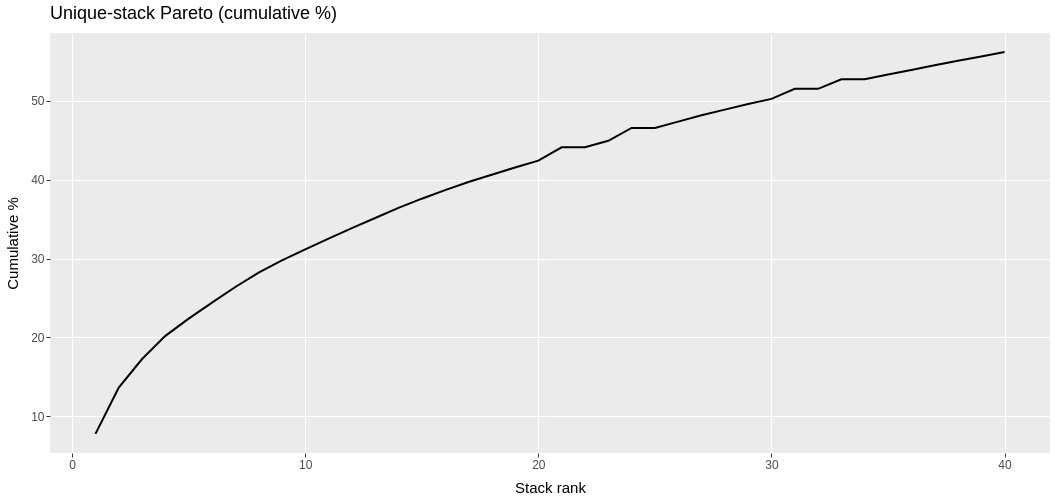

Notebook code for this chart:
### Markdown cell above
**Pareto of unique stacks.** X is stack rank (fattest first); Y is cumulative % of all samples. A steep early rise means a few fat stacks dominate. Use it to decide whether a fix on one spine (re-export, parse) moves the wall-clock number, or whether time is smeared across thousands of tiny stacks.

### Code cell
SELECT rank, cum_pct, samples, leaf
FROM read_parquet('../../../build/perf-demo/pareto.parquet')
ORDER BY rank;

### Figure 1 — Vega-Lite specification as saved in the notebook (floating-point values rounded to 4 significant figures)
{"$schema": "https://vega.github.io/schema/vega-lite/v6.json", "config": {"axis": {"domain": false, "grid": true, "gridColor": "#FFFFFF", "gridWidth": 1, "labelColor": "#4D4D4D", "labelFontSize": 12, "tickColor": "#333333", "tickSize": 4, "titleColor": "#000000", "titleFontSize": 15, "titleFontWeight": "normal", "titlePadding": 10}, "header": {"labelColor": "#000000", "labelFontSize": 15, "labelFontWeight": "normal", "labelPadding": 5, "title": null}, "legend": {"labelColor": "#4D4D4D", "labelFontSize": 12, "rowPadding": 6, "titleColor": "#000000", "titleFontSize": 15, "titleFontWeight": "normal", "titlePadding": 8}, "title": {"anchor": "start", "color": "#000000", "fontSize": 18, "fontWeight": "normal", "frame": "group", "offset": 10, "subtitleColor": "#4D4D4D", "subtitleFontSize": 15, "subtitleFontWeight": "normal"}, "view": {"continuousHeight": 300, "continuousWidth": 300, "fill": "#EBEBEB", "stroke": null}}, "data": {"name": "data-c5a92009856f1dd43c1a61a1a7b74221"}, "datasets": {"data-c5a92009856f1dd43c1a61a1a7b74221": [{"__ggsql_aes_pos1__": 1, "__ggsql_aes_pos2__": 7.77, "__ggsql_row_index__": 0, "__ggsql_source__": "__ggsql_layer_0__"}, {"__ggsql_aes_pos1__": 2, "__ggsql_aes_pos2__": 13.65, "__ggsql_row_index__": 1, "__ggsql_source__": "__ggsql_layer_0__"}, {"__ggsql_aes_pos1__": 3, "__ggsql_aes_pos2__": 17.26, "__ggsql_row_index__": 2, "__ggsql_source__": "__ggsql_layer_0__"}, {"__ggsql_aes_pos1__": 4, "__ggsql_aes_pos2__": 20.2, "__ggsql_row_index__": 3, "__ggsql_source__": "__ggsql_layer_0__"}, {"__ggsql_aes_pos1__": 5, "__ggsql_aes_pos2__": 22.38, "__ggsql_row_index__": 4, "__ggsql_source__": "__ggsql_layer_0__"}, {"__ggsql_aes_pos1__": 6, "__ggsql_aes_pos2__": 24.4, "__ggsql_row_index__": 5, "__ggsql_source__": "__ggsql_layer_0__"}, {"__ggsql_aes_pos1__": 7, "__ggsql_aes_pos2__": 26.39, "__ggsql_row_index__": 6, "__ggsql_source__": "__ggsql_layer_0__"}, {"__ggsql_aes_pos1__": 8, "__ggsql_aes_pos2__": 28.21, "__ggsql_row_index__": 7, "__ggsql_source__": "__ggsql_layer_0__"}, {"__ggsql_aes_pos1__": 9, "__ggsql_aes_pos2__": 29.76, "__ggsql_row_index__": 8, "__ggsql_source__": "__ggsql_layer_0__"}, {"__ggsql_aes_pos1__": 10, "__ggsql_aes_pos2__": 31.15, "__ggsql_row_index__": 9, "__ggsql_source__": "__ggsql_layer_0__"}, {"__ggsql_aes_pos1__": 11, "__ggsql_aes_pos2__": 32.51, "__ggsql_row_index__": 10, "__ggsql_source__": "__ggsql_layer_0__"}, {"__ggsql_aes_pos1__": 12, "__ggsql_aes_pos2__": 33.84, "__ggsql_row_index__": 11, "__ggsql_source__": "__ggsql_layer_0__"}, {"__ggsql_aes_pos1__": 13, "__ggsql_aes_pos2__": 35.13, "__ggsql_row_index__": 12, "__ggsql_source__": "__ggsql_layer_0__"}, {"__ggsql_aes_pos1__": 14, "__ggsql_aes_pos2__": 36.41, "__ggsql_row_index__": 13, "__ggsql_source__": "__ggsql_layer_0__"}, {"__ggsql_aes_pos1__": 15, "__ggsql_aes_pos2__": 37.58, "__ggsql_row_index__": 14, "__ggsql_source__": "__ggsql_layer_0__"}, {"__ggsql_aes_pos1__": 16, "__ggsql_aes_pos2__": 38.67, "__ggsql_row_index__": 15, "__ggsql_source__": "__ggsql_layer_0__"}, {"__ggsql_aes_pos1__": 17, "__ggsql_aes_pos2__": 39.7, "__ggsql_row_index__": 16, "__ggsql_source__": "__ggsql_layer_0__"}, {"__ggsql_aes_pos1__": 18, "__ggsql_aes_pos2__": 40.62, "__ggsql_row_index__": 17, "__ggsql_source__": "__ggsql_layer_0__"}, {"__ggsql_aes_pos1__": 19, "__ggsql_aes_pos2__": 41.54, "__ggsql_row_index__": 18, "__ggsql_source__": "__ggsql_layer_0__"}, {"__ggsql_aes_pos1__": 20, "__ggsql_aes_pos2__": 42.4, "__ggsql_row_index__": 19, "__ggsql_source__": "__ggsql_layer_0__"}, {"__ggsql_aes_pos1__": 21, "__ggsql_aes_pos2__": 44.09, "__ggsql_row_index__": 20, "__ggsql_source__": "__ggsql_layer_0__"}, {"__ggsql_aes_pos1__": 22, "__ggsql_aes_pos2__": 44.09, "__ggsql_row_index__": 21, "__ggsql_source__": "__ggsql_layer_0__"}, {"__ggsql_aes_pos1__": 23, "__ggsql_aes_pos2__": 44.92, "__ggsql_row_index__": 22, "__ggsql_source__": "__ggsql_layer_0__"}, {"__ggsql_aes_pos1__": 24, "__ggsql_aes_pos2__": 46.55, "__ggsql_row_index__": 23, "__ggsql_source__": "__ggsql_layer_0__"}, {"__ggsql_aes_pos1__": 25, "__ggsql_aes_pos2__": 46.55, "__ggsql_row_index__": 24, "__ggsql_source__": "__ggsql_layer_0__"}, {"__ggsql_aes_pos1__": 26, "__ggsql_aes_pos2__": 47.35, "__ggsql_row_index__": 25, "__ggsql_source__": "__ggsql_layer_0__"}, {"__ggsql_aes_pos1__": 27, "__ggsql_aes_pos2__": 48.15, "__ggsql_row_index__": 26, "__ggsql_source__": "__ggsql_layer_0__"}, {"__ggsql_aes_pos1__": 28, "__ggsql_aes_pos2__": 48.87, "__ggsql_row_index__": 27, "__ggsql_source__": "__ggsql_layer_0__"}, {"__ggsql_aes_pos1__": 29, "__ggsql_aes_pos2__": 49.57, "__ggsql_row_index__": 28, "__ggsql_source__": "__ggsql_layer_0__"}, {"__ggsql_aes_pos1__": 30, "__ggsql_aes_pos2__": 50.23, "__ggsql_row_index__": 29, "__ggsql_source__": "__ggsql_layer_0__"}, {"__ggsql_aes_pos1__": 31, "__ggsql_aes_pos2__": 51.5, "__ggsql_row_index__": 30, "__ggsql_source__": "__ggsql_layer_0__"}, {"__ggsql_aes_pos1__": 32, "__ggsql_aes_pos2__": 51.5, "__ggsql_row_index__": 31, "__ggsql_source__": "__ggsql_layer_0__"}, {"__ggsql_aes_pos1__": 33, "__ggsql_aes_pos2__": 52.72, "__ggsql_row_index__": 32, "__ggsql_source__": "__ggsql_layer_0__"}, {"__ggsql_aes_pos1__": 34, "__ggsql_aes_pos2__": 52.72, "__ggsql_row_index__": 33, "__ggsql_source__": "__ggsql_layer_0__"}, {"__ggsql_aes_pos1__": 35, "__ggsql_aes_pos2__": 53.32, "__ggsql_row_index__": 34, "__ggsql_source__": "__ggsql_layer_0__"}, {"__ggsql_aes_pos1__": 36, "__ggsql_aes_pos2__": 53.9, "__ggsql_row_index__": 35, "__ggsql_source__": "__ggsql_layer_0__"}, {"__ggsql_aes_pos1__": 37, "__ggsql_aes_pos2__": 54.48, "__ggsql_row_index__": 36, "__ggsql_source__": "__ggsql_layer_0__"}, {"__ggsql_aes_pos1__": 38, "__ggsql_aes_pos2__": 55.05, "__ggsql_row_index__": 37, "__ggsql_source__": "__ggsql_layer_0__"}, {"__ggsql_aes_pos1__": 39, "__ggsql_aes_pos2__": 55.61, "__ggsql_row_index__": 38, "__ggsql_source__": "__ggsql_layer_0__"}, {"__ggsql_aes_pos1__": 40, "__ggsql_aes_pos2__": 56.16, "__ggsql_row_index__": 39, "__ggsql_source__": "__ggsql_layer_0__"}]}, "height": 420, "layer": [{"encoding": {"opacity": {"value": 1.0}, "order": {"field": "__ggsql_row_index__", "type": "quantitative"}, "stroke": {"value": "black"}, "strokeDash": {"value": []}, "strokeWidth": {"value": 2.0}, "x": {"axis": {"labelExpr": "datum.label == '30' ? '30' : datum.label == '40' ? '40' : datum.label == '0' ? '0' : datum.label == '10' ? '10' : datum.label == '20' ? '20' : datum.label", "values": [0.0, 10.0, 20.0, 30.0, 40.0]}, "field": "__ggsql_aes_pos1__", "scale": {"domain": [-0.95, 41.95], "zero": false}, "title": "Stack rank", "type": "quantitative"}, "y": {"axis": {"labelExpr": "datum.label == '10' ? '10' : datum.label == '20' ? '20' : datum.label == '30' ? '30' : datum.label == '40' ? '40' : datum.label == '50' ? '50' : datum.label", "values": [10.0, 20.0, 30.0, 40.0, 50.0]}, "field": "__ggsql_aes_pos2__", "scale": {"domain": [5.35, 58.58], "zero": false}, "stack": null, "title": "Cumulative %", "type": "quantitative"}}, "mark": {"clip": true, "type": "line"}, "transform": [{"filter": {"equal": "__ggsql_layer_0__", "field": "__ggsql_source__"}}]}], "title": "Unique-stack Pareto (cumulative %)", "width": 1000, "autosize": {"type": "pad", "contains": "padding"}}
